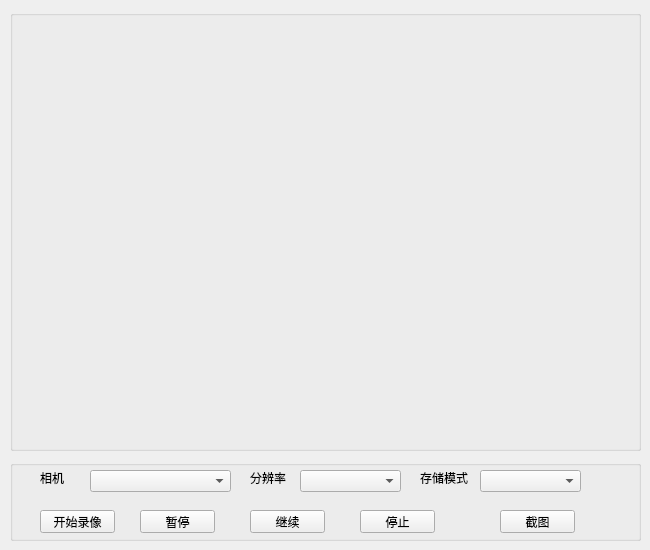
<?xml version="1.0" encoding="UTF-8"?>
<ui version="4.0">
 <class>Widget</class>
 <widget class="QWidget" name="Widget">
  <property name="geometry">
   <rect>
    <x>0</x>
    <y>0</y>
    <width>650</width>
    <height>550</height>
   </rect>
  </property>
  <property name="windowTitle">
   <string>Widget</string>
  </property>
  <widget class="QGroupBox" name="groupBox">
   <property name="geometry">
    <rect>
     <x>10</x>
     <y>10</y>
     <width>631</width>
     <height>441</height>
    </rect>
   </property>
   <property name="title">
    <string/>
   </property>
  </widget>
  <widget class="QGroupBox" name="groupBox_2">
   <property name="geometry">
    <rect>
     <x>10</x>
     <y>460</y>
     <width>631</width>
     <height>81</height>
    </rect>
   </property>
   <property name="title">
    <string/>
   </property>
   <widget class="QLabel" name="cameraTypeLabel">
    <property name="geometry">
     <rect>
      <x>30</x>
      <y>10</y>
      <width>31</width>
      <height>16</height>
     </rect>
    </property>
    <property name="text">
     <string>相机</string>
    </property>
   </widget>
   <widget class="QPushButton" name="stopBut">
    <property name="geometry">
     <rect>
      <x>350</x>
      <y>50</y>
      <width>75</width>
      <height>23</height>
     </rect>
    </property>
    <property name="text">
     <string>停止</string>
    </property>
   </widget>
   <widget class="QPushButton" name="screenShotBut">
    <property name="geometry">
     <rect>
      <x>490</x>
      <y>50</y>
      <width>75</width>
      <height>23</height>
     </rect>
    </property>
    <property name="text">
     <string>截图</string>
    </property>
   </widget>
   <widget class="QPushButton" name="pauseBut">
    <property name="geometry">
     <rect>
      <x>130</x>
      <y>50</y>
      <width>75</width>
      <height>23</height>
     </rect>
    </property>
    <property name="text">
     <string>暂停</string>
    </property>
   </widget>
   <widget class="QComboBox" name="storageModeSel">
    <property name="geometry">
     <rect>
      <x>470</x>
      <y>10</y>
      <width>101</width>
      <height>22</height>
     </rect>
    </property>
   </widget>
   <widget class="QLabel" name="storageModeLabel">
    <property name="geometry">
     <rect>
      <x>410</x>
      <y>10</y>
      <width>53</width>
      <height>15</height>
     </rect>
    </property>
    <property name="text">
     <string>存储模式</string>
    </property>
   </widget>
   <widget class="QLabel" name="resolutionLabel">
    <property name="geometry">
     <rect>
      <x>240</x>
      <y>10</y>
      <width>41</width>
      <height>16</height>
     </rect>
    </property>
    <property name="text">
     <string>分辨率</string>
    </property>
   </widget>
   <widget class="QComboBox" name="cameraSel">
    <property name="geometry">
     <rect>
      <x>80</x>
      <y>10</y>
      <width>141</width>
      <height>22</height>
     </rect>
    </property>
   </widget>
   <widget class="QPushButton" name="continueBut">
    <property name="geometry">
     <rect>
      <x>240</x>
      <y>50</y>
      <width>75</width>
      <height>23</height>
     </rect>
    </property>
    <property name="text">
     <string>继续</string>
    </property>
   </widget>
   <widget class="QComboBox" name="resolutionSel">
    <property name="geometry">
     <rect>
      <x>290</x>
      <y>10</y>
      <width>101</width>
      <height>22</height>
     </rect>
    </property>
   </widget>
   <widget class="QPushButton" name="startVideoRecordBut">
    <property name="geometry">
     <rect>
      <x>30</x>
      <y>50</y>
      <width>75</width>
      <height>23</height>
     </rect>
    </property>
    <property name="text">
     <string>开始录像</string>
    </property>
   </widget>
  </widget>
 </widget>
 <resources/>
 <connections/>
</ui>
